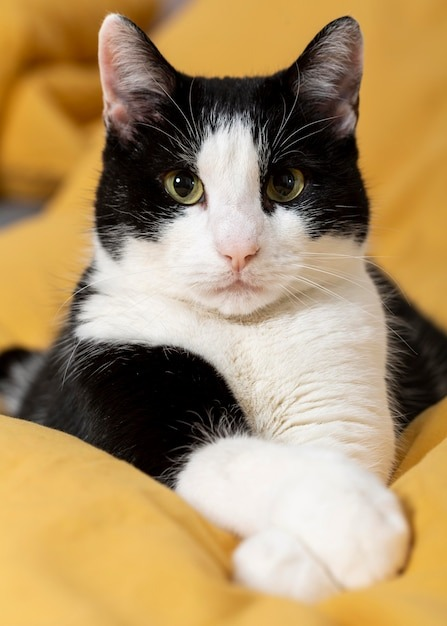
#> input picture Python/OpenCV/imgs/gato.jpg, 447 x 626 px, found by its file name
$ python 'Image Transformations.py'
#> lines starting #> are read from the running program, lines starting #| are printed output that depends on the picture
import cv2 as cv
import numpy as np

img = cv.imread('imgs/gato.jpg')
#> img is the input picture: shape (626, 447, 3); mean B, G, R 102.2, 144.8, 172.4

# Translation


def translate(img, x, y):
#> called with x = -100, y = -200
    trans_mat = np.float32([[1, 0, x], [0, 1, y]])
    dim = (img.shape[1], img.shape[0])
#> dim = (447, 626)
    return cv.warpAffine(img, trans_mat, dim)
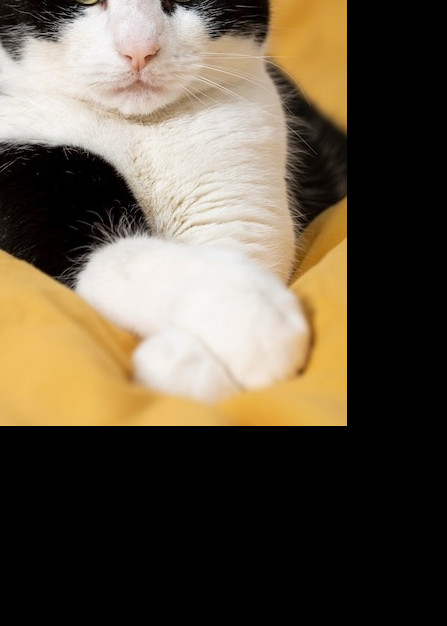
#> returned value: shape (626, 447, 3); mean of channels 0, 1, 2 69.9, 86.7, 97.5; drawn as B, G, R

# -x --> Desloca para Esquerda
# -y --> Desloca para Cima
# x --> Desloca para Direita
# y --> Desloca para Baixo


translated = translate(img, -100, -200)
cv.imshow('Gato Deslocado', translated)

# Rotation


def rotate(img, angle, rotation_point=None):
#> called with angle = -45
    (height, width) = img.shape[:2]
#> height = 626; width = 447
    if rotation_point == None:
        rotation_point = (width//2, height//2)
#> rotation_point = (223, 313)
    rot_mat = cv.getRotationMatrix2D(rotation_point, angle, 1.0)
    dim = (width, height)
#> dim = (447, 626)
    return cv.warpAffine(img, rot_mat, dim)
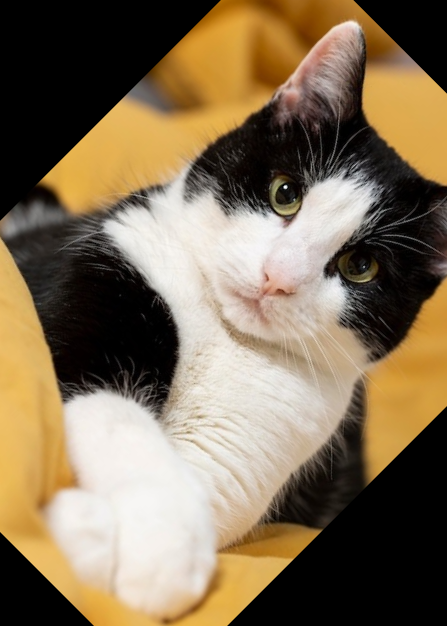
#> returned value: shape (626, 447, 3); mean of channels 0, 1, 2 85.7, 111.3, 129; drawn as B, G, R


rotated = rotate(img, -45)
cv.imshow('Gato Rodado', rotated)

# Flipping
flip = cv.flip(img, 1)
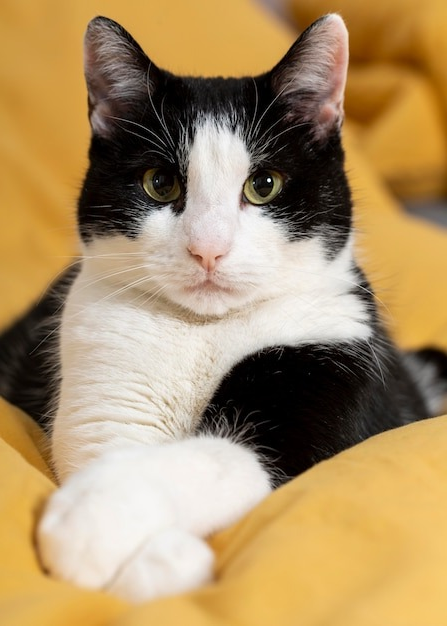
#> flip: shape (626, 447, 3); mean B, G, R 102.2, 144.8, 172.4
# 0 = Gira verticalmente (eixo y)
# 1 = Gira Horizontalmente (eixo x)
# -1 = Gira o eixo x e y
cv.imshow('Gato Flipado', flip)
cv.waitKey(0)
